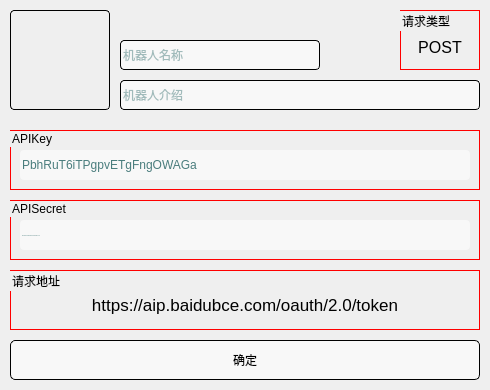
<?xml version="1.0" encoding="UTF-8"?>
<ui version="4.0">
 <class>AiSetup</class>
 <widget class="QWidget" name="AiSetup">
  <property name="geometry">
   <rect>
    <x>0</x>
    <y>0</y>
    <width>490</width>
    <height>390</height>
   </rect>
  </property>
  <property name="minimumSize">
   <size>
    <width>490</width>
    <height>390</height>
   </size>
  </property>
  <property name="maximumSize">
   <size>
    <width>490</width>
    <height>390</height>
   </size>
  </property>
  <property name="windowTitle">
   <string>Form</string>
  </property>
  <property name="styleSheet">
   <string notr="true">/*局部样式表*/
QLabel#img_Lab{
	border: 1px solid black;
	border-radius:4px;
}

QLineEdit#Ainame_Edit{
	border: 1px solid black;
	color:#4A7D7D;
	font:normal 20px 黑体;
	border-radius:4px;
	background-color: rgba(250, 250, 250,0.8);
}

QLineEdit#Ainame_Edit:hover{
	background-color: rgb(255, 255, 255);
}

QLineEdit#Aisign_Edit{
	border: 1px solid black;
	color:#4A7D7D;
	font:normal 20px 黑体;
	border-radius:4px;
	background-color: rgba(250, 250, 250,0.8);
}

QLineEdit#Aisign_Edit:hover{
	background-color: rgb(255, 255, 255);
}

QGroupBox#getType_Box{
	border: 1px solid red;
}

QGroupBox#APIKey_Box{
	border: 1px solid red;
}

QGroupBox#APISecret_Box{
	border: 1px solid red;
}

QGroupBox#getPath_Box{
	border: 1px solid red;
}

QLineEdit#APIKey_Edit{
	color:#4A7D7D;
	font:normal 20px 黑体;
	border-radius:4px;
	background-color: rgba(250, 250, 250,0.8);
}

QLineEdit#APIKey_Edit:hover{
	background-color: rgb(255, 255, 255);
}

QLineEdit#APISecret_Edit{
	color:#4A7D7D;
	font:normal 20px 黑体;
	border-radius:4px;
	background-color: rgba(250, 250, 250,0.8);
}

QLineEdit#APISecret_Edit:hover{
	background-color: rgb(255, 255, 255);
}

QPushButton#determine_Btn{
	border: 1px solid black;
	border-radius: 5px;
	background-color: rgba(250, 250, 250,0.8);
	font:normal 18px &quot;楷体&quot;;
	color: rgb(0, 0, 0);
}

QPushButton#determine_Btn:hover{
	background-color: rgb(255, 255, 255);
}</string>
  </property>
  <widget class="QLabel" name="img_Lab">
   <property name="geometry">
    <rect>
     <x>10</x>
     <y>10</y>
     <width>100</width>
     <height>100</height>
    </rect>
   </property>
   <property name="minimumSize">
    <size>
     <width>100</width>
     <height>100</height>
    </size>
   </property>
   <property name="maximumSize">
    <size>
     <width>100</width>
     <height>100</height>
    </size>
   </property>
   <property name="text">
    <string/>
   </property>
   <property name="pixmap">
    <pixmap resource="../../image/Image.qrc">:/new/user/user/Ai_Logn.png</pixmap>
   </property>
   <property name="scaledContents">
    <bool>true</bool>
   </property>
  </widget>
  <widget class="QLineEdit" name="Ainame_Edit">
   <property name="geometry">
    <rect>
     <x>120</x>
     <y>40</y>
     <width>200</width>
     <height>30</height>
    </rect>
   </property>
   <property name="minimumSize">
    <size>
     <width>200</width>
     <height>30</height>
    </size>
   </property>
   <property name="maximumSize">
    <size>
     <width>200</width>
     <height>30</height>
    </size>
   </property>
   <property name="placeholderText">
    <string>机器人名称</string>
   </property>
  </widget>
  <widget class="QLineEdit" name="Aisign_Edit">
   <property name="geometry">
    <rect>
     <x>120</x>
     <y>80</y>
     <width>360</width>
     <height>30</height>
    </rect>
   </property>
   <property name="minimumSize">
    <size>
     <width>360</width>
     <height>30</height>
    </size>
   </property>
   <property name="maximumSize">
    <size>
     <width>360</width>
     <height>30</height>
    </size>
   </property>
   <property name="placeholderText">
    <string>机器人介绍</string>
   </property>
  </widget>
  <widget class="QGroupBox" name="APIKey_Box">
   <property name="geometry">
    <rect>
     <x>10</x>
     <y>130</y>
     <width>470</width>
     <height>60</height>
    </rect>
   </property>
   <property name="minimumSize">
    <size>
     <width>470</width>
     <height>60</height>
    </size>
   </property>
   <property name="maximumSize">
    <size>
     <width>470</width>
     <height>60</height>
    </size>
   </property>
   <property name="title">
    <string>APIKey</string>
   </property>
   <widget class="QLineEdit" name="APIKey_Edit">
    <property name="geometry">
     <rect>
      <x>10</x>
      <y>20</y>
      <width>450</width>
      <height>30</height>
     </rect>
    </property>
    <property name="minimumSize">
     <size>
      <width>450</width>
      <height>30</height>
     </size>
    </property>
    <property name="maximumSize">
     <size>
      <width>450</width>
      <height>30</height>
     </size>
    </property>
    <property name="inputMask">
     <string/>
    </property>
    <property name="text">
     <string>PbhRuT6iTPgpvETgFngOWAGa</string>
    </property>
   </widget>
  </widget>
  <widget class="QGroupBox" name="APISecret_Box">
   <property name="geometry">
    <rect>
     <x>10</x>
     <y>200</y>
     <width>470</width>
     <height>60</height>
    </rect>
   </property>
   <property name="minimumSize">
    <size>
     <width>470</width>
     <height>60</height>
    </size>
   </property>
   <property name="maximumSize">
    <size>
     <width>470</width>
     <height>60</height>
    </size>
   </property>
   <property name="title">
    <string>APISecret</string>
   </property>
   <widget class="QLineEdit" name="APISecret_Edit">
    <property name="geometry">
     <rect>
      <x>10</x>
      <y>20</y>
      <width>450</width>
      <height>30</height>
     </rect>
    </property>
    <property name="minimumSize">
     <size>
      <width>450</width>
      <height>30</height>
     </size>
    </property>
    <property name="maximumSize">
     <size>
      <width>450</width>
      <height>30</height>
     </size>
    </property>
    <property name="font">
     <font>
      <family>黑体</family>
      <pointsize>-1</pointsize>
      <italic>false</italic>
      <bold>false</bold>
     </font>
    </property>
    <property name="inputMask">
     <string/>
    </property>
    <property name="text">
     <string>fKey53SS5G7d56EPH3LTeMINtKpAYI9V</string>
    </property>
   </widget>
  </widget>
  <widget class="QGroupBox" name="getPath_Box">
   <property name="geometry">
    <rect>
     <x>10</x>
     <y>270</y>
     <width>470</width>
     <height>60</height>
    </rect>
   </property>
   <property name="minimumSize">
    <size>
     <width>470</width>
     <height>60</height>
    </size>
   </property>
   <property name="maximumSize">
    <size>
     <width>470</width>
     <height>60</height>
    </size>
   </property>
   <property name="title">
    <string>请求地址</string>
   </property>
   <widget class="QLabel" name="getPath_Lab">
    <property name="geometry">
     <rect>
      <x>10</x>
      <y>25</y>
      <width>450</width>
      <height>20</height>
     </rect>
    </property>
    <property name="minimumSize">
     <size>
      <width>450</width>
      <height>20</height>
     </size>
    </property>
    <property name="maximumSize">
     <size>
      <width>450</width>
      <height>20</height>
     </size>
    </property>
    <property name="font">
     <font>
      <pointsize>13</pointsize>
     </font>
    </property>
    <property name="text">
     <string>https://aip.baidubce.com/oauth/2.0/token</string>
    </property>
    <property name="alignment">
     <set>Qt::AlignCenter</set>
    </property>
   </widget>
  </widget>
  <widget class="QGroupBox" name="getType_Box">
   <property name="geometry">
    <rect>
     <x>400</x>
     <y>10</y>
     <width>80</width>
     <height>60</height>
    </rect>
   </property>
   <property name="minimumSize">
    <size>
     <width>80</width>
     <height>60</height>
    </size>
   </property>
   <property name="maximumSize">
    <size>
     <width>80</width>
     <height>60</height>
    </size>
   </property>
   <property name="title">
    <string>请求类型</string>
   </property>
   <widget class="QLabel" name="getTypr_Lab">
    <property name="geometry">
     <rect>
      <x>10</x>
      <y>25</y>
      <width>60</width>
      <height>25</height>
     </rect>
    </property>
    <property name="minimumSize">
     <size>
      <width>60</width>
      <height>25</height>
     </size>
    </property>
    <property name="maximumSize">
     <size>
      <width>60</width>
      <height>25</height>
     </size>
    </property>
    <property name="font">
     <font>
      <pointsize>12</pointsize>
     </font>
    </property>
    <property name="text">
     <string>POST</string>
    </property>
    <property name="alignment">
     <set>Qt::AlignCenter</set>
    </property>
   </widget>
  </widget>
  <widget class="QPushButton" name="determine_Btn">
   <property name="geometry">
    <rect>
     <x>10</x>
     <y>340</y>
     <width>470</width>
     <height>40</height>
    </rect>
   </property>
   <property name="minimumSize">
    <size>
     <width>470</width>
     <height>40</height>
    </size>
   </property>
   <property name="maximumSize">
    <size>
     <width>470</width>
     <height>40</height>
    </size>
   </property>
   <property name="text">
    <string>确定</string>
   </property>
  </widget>
 </widget>
 <resources>
  <include location="../../image/Image.qrc"/>
 </resources>
 <connections/>
</ui>
